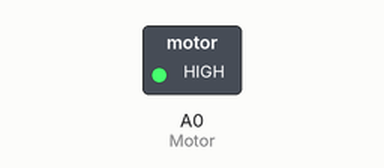
Simulated run of this sketch. Board: Arduino Uno, built with avr-gcc and run on an emulated ATmega328P. Shown: switched loads named in the sketch (green lamp = pin HIGH).

Above: at 0.1 s.
Timing chart, 0 to 1.6 s (numbered marks = the images above):
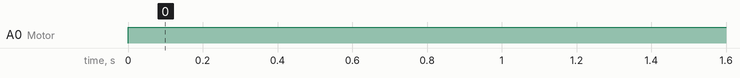

Measured:
- by itself, A0 (Motor): LOW → HIGH at 0.00 s

The sketch:

CarProto1.ino
```cpp
/*
  Car
  Runs a motor for 10 minutes and then off for 1.
 */


int Motor  = A0;//make  A0 motor


void setup() {  // the setup routine runs once when you press reset:
 pinMode(Motor, OUTPUT);  // initialize the Anolog pin as an output.
}


void loop() // the loop routine runs over and over again forever:
{
  digitalWrite(Motor,HIGH);// turn the motor on (HIGH is the voltage level)
  delay(600000);// wait for 10 min
  digitalWrite(Motor,LOW); // turn off motor
  delay(60000);//wait 1 min
}
```
